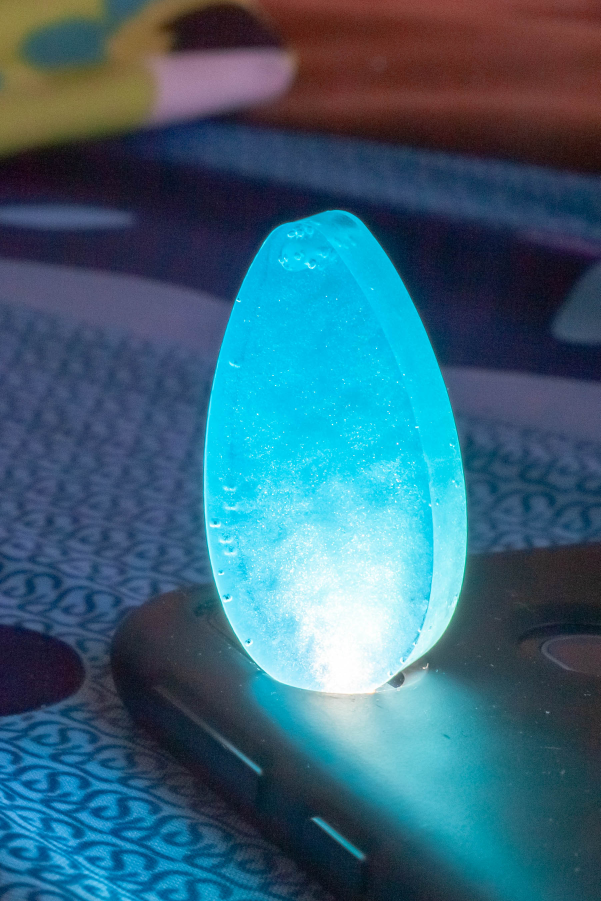
#> input picture cv-basics/color_conversion.jpg, 1802 x 2703 px (shown at 1/3 size)
$ python edge_detection.py
#> lines starting #> are read from the running program, lines starting #| are printed output that depends on the picture
### cv-basics/utlis.py
import cv2
import numpy as np

# [49 lines left out: functions drawPoints, thresholding, getPoints, warpImg, getHistogram, not called in this run]
def stackImages(scale,imgArray):
    rows = len(imgArray)
    cols = len(imgArray[0])
    rowsAvailable = isinstance(imgArray[0], list)
    width = imgArray[0][0].shape[1]
    height = imgArray[0][0].shape[0]
    if rowsAvailable:
        for x in range ( 0, rows):
            for y in range(0, cols):
                if imgArray[x][y].shape[:2] == imgArray[0][0].shape [:2]:
                    imgArray[x][y] = cv2.resize(imgArray[x][y], (0, 0), None, scale, scale)
                else:
                    imgArray[x][y] = cv2.resize(imgArray[x][y], (imgArray[0][0].shape[1], imgArray[0][0].shape[0]), None, scale, scale)
                if len(imgArray[x][y].shape) == 2: imgArray[x][y]= cv2.cvtColor( imgArray[x][y], cv2.COLOR_GRAY2BGR)
        imageBlank = np.zeros((height, width, 3), np.uint8)
        hor = [imageBlank]*rows
        hor_con = [imageBlank]*rows
        for x in range(0, rows):
            hor[x] = np.hstack(imgArray[x])
        ver = np.vstack(hor)
    else:
        for x in range(0, rows):
            if imgArray[x].shape[:2] == imgArray[0].shape[:2]:
                imgArray[x] = cv2.resize(imgArray[x], (0, 0), None, scale, scale)
            else:
                imgArray[x] = cv2.resize(imgArray[x], (imgArray[0].shape[1], imgArray[0].shape[0]), None,scale, scale)
            if len(imgArray[x].shape) == 2: imgArray[x] = cv2.cvtColor(imgArray[x], cv2.COLOR_GRAY2BGR)
        hor= np.hstack(imgArray)
        ver = hor
    return ver

# [7 lines left out: function checkEndOfLane, not called in this run]

### cv-basics/edge_detection.py
import cv2
from utlis import stackImages

if __name__ == '__main__':
    image = cv2.imread('color_conversion.jpg')
#> image is the input picture: shape (2703, 1802, 3); mean B, G, R 119.7, 99.3, 56.8
    canny = cv2.Canny(image, 100,200)
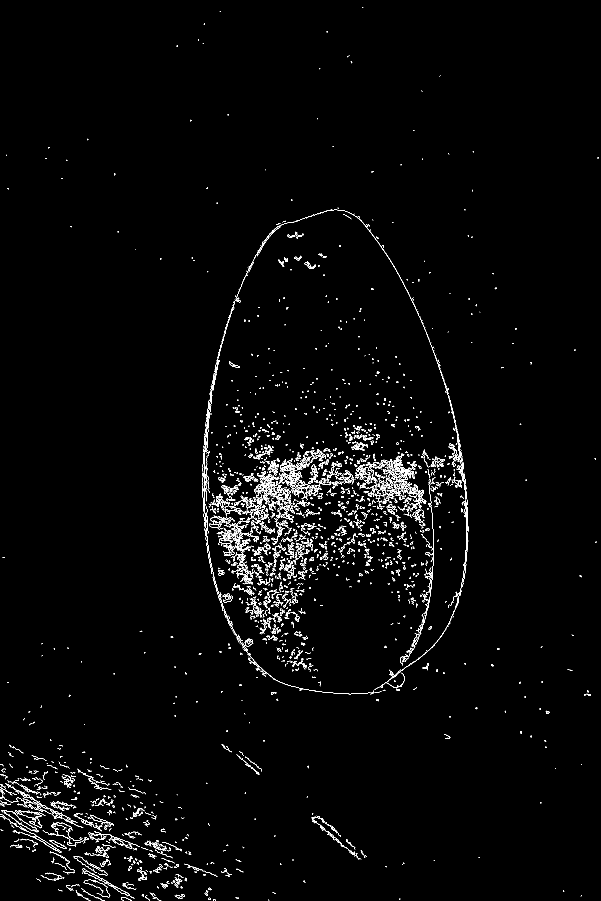
#> canny: shape (2703, 1802) (shown at 1/3 size); 1.4% white in thin lines or dots

    stacked_canny = stackImages(0.5,[image,canny])
#> in stackImages, `rows = len(imgArray)`: rows = 2
#> in stackImages, `cols = len(imgArray[0])`: cols = 2703
#> in stackImages, `rowsAvailable = isinstance(imgArray[0], list)`: rowsAvailable = False
#> after the loop in stackImages, `for x in range(0, rows):`: imgArray = 2 items
#> in stackImages, `hor= np.hstack(imgArray)`:
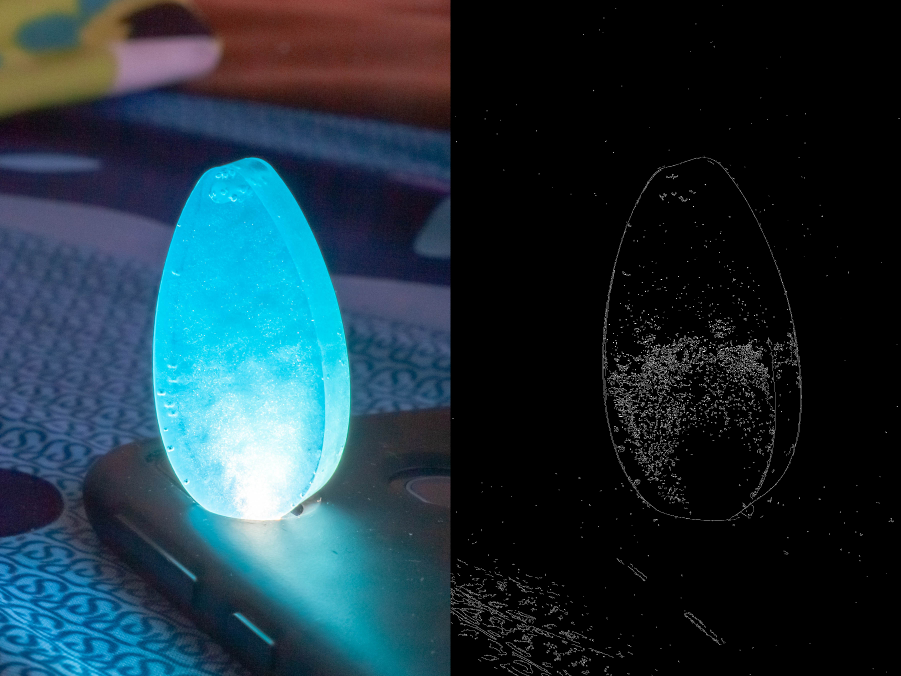
#> hor: shape (1352, 1802, 3) (shown at 1/2 size); mean of channels 0, 1, 2 61.8, 51.5, 30.3; drawn as B, G, R
    cv2.imshow('Canny edge detection', stacked_canny)
    cv2.waitKey(0)
